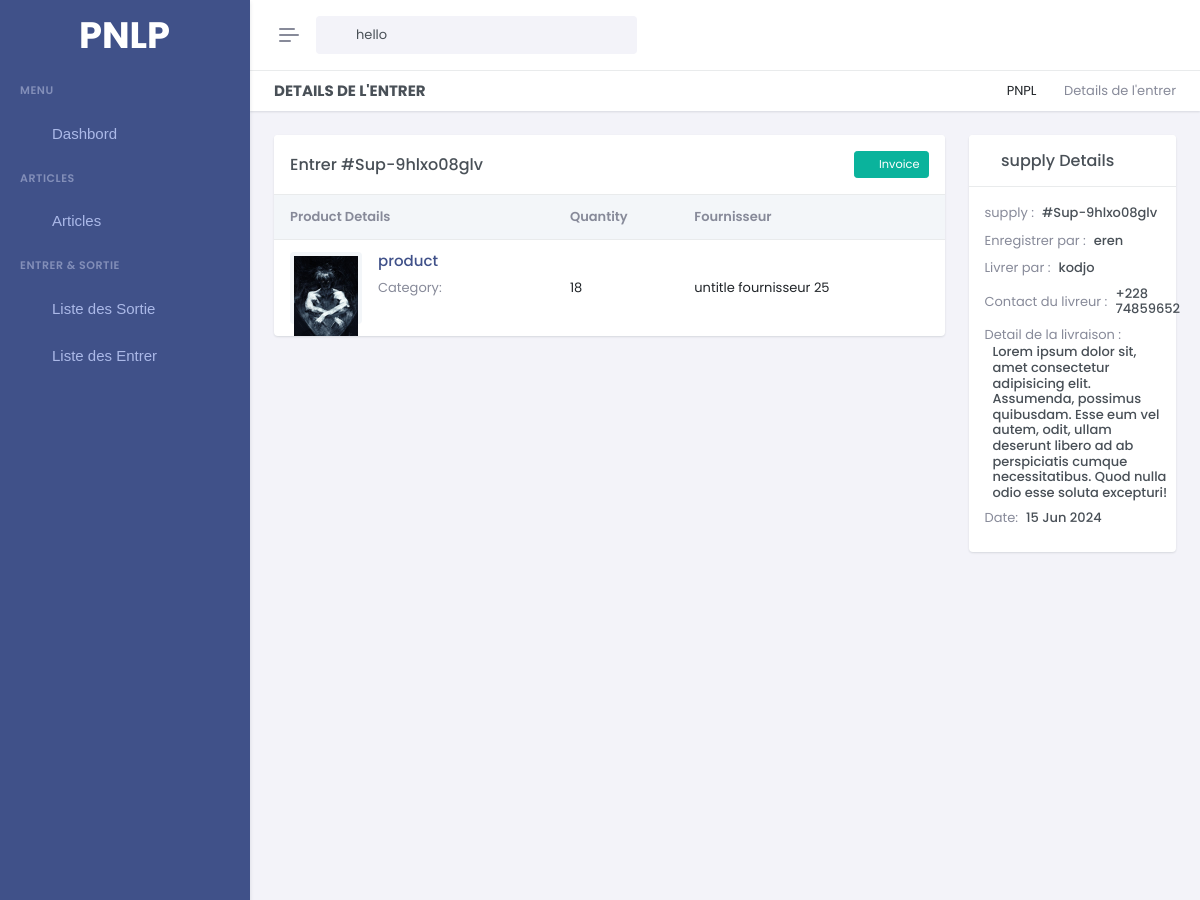
The app's page /supplies-detail/Sup-9hlxo08glv (upper part), older data.
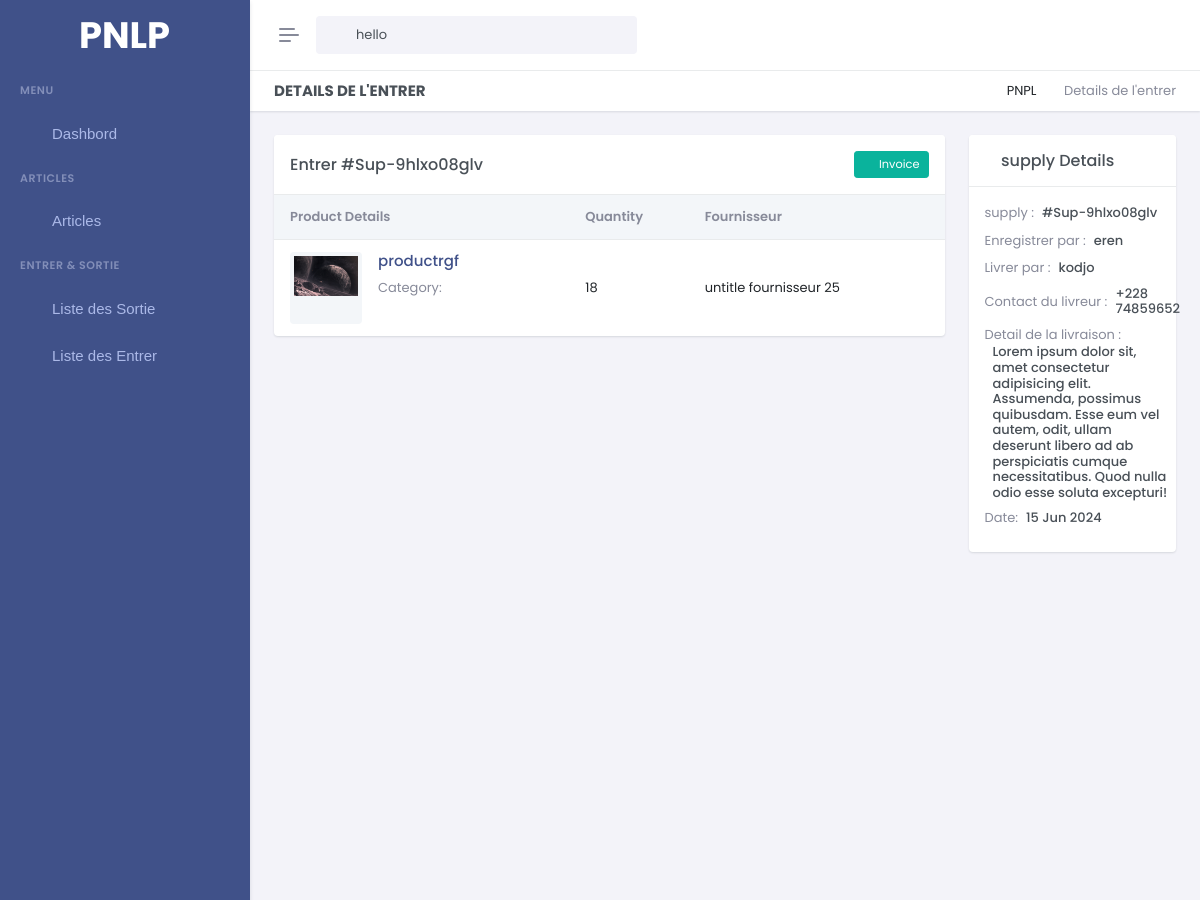
The same page, newer data.
### gestion/models.py (models this page shows, shortened)
class Supply(models.Model):
    sid = ShortUUIDField(unique=True, length=10, max_length= 20 , alphabet='abcdefghijklmnopqrstuvwxyz1234567890' , editable=False,  prefix='Sup-')
    user = models.ForeignKey(User, on_delete=models.SET_NULL , null=True , blank=True)
    product = models.ForeignKey(Product,on_delete=models.CASCADE)
    quantity = models.PositiveIntegerField()
    fournisseur = models.ForeignKey(Fournisseur, verbose_name=("Fournisseur"), on_delete=models.SET_NULL,blank=True, null=True)
    livrer_name = models.CharField(max_length=500, default='not set')
    livrer_phone = models.CharField(max_length=500, default='not set')
    detail = models.TextField(blank=True, null=True)
    date = models.DateTimeField(auto_now_add=True)

class Product(models.Model):
    pid = ShortUUIDField(unique=True, length=10, max_length= 20 , alphabet='abcdefghijklmnopqrstuvwxyz1234567890' , editable=False,  prefix='Prod-')
    title = models.CharField(max_length=100, default='untitle product')
    category = models.ForeignKey(Category,on_delete=models.SET_NULL , null=True , related_name='category')
    quantity = models.PositiveIntegerField()
    description = models.TextField()
    image = models.ImageField(default="./new-document.png", null = False,blank= False, upload_to='product_image' )
    created_at = models.DateTimeField(auto_now_add=True)
    updated_at = models.DateTimeField(auto_now=True)
    def __str__(self):
        return self.title

class Fournisseur(models.Model):
    fid = ShortUUIDField(unique=True, length=10, max_length= 20 , alphabet='abcdefghijklmnopqrstuvwxyz1234567890' , editable=False,  prefix='Fourn-')
    title = models.CharField(max_length=100, default='untitle fournisseur')
    date = models.DateTimeField(auto_now_add=True)
    def __str__(self):
        return self.title

### userauth/models.py (models this page shows)
class User(AbstractUser):
    id= ShortUUIDField(unique=True, length=4, max_length= 20 ,prefix='', alphabet='1234567890',primary_key=True)
    email = models.EmailField(unique=True)
    username = models.CharField(max_length=60, unique=True)
    image= models.ImageField(default="./default.jpg")
    phone = models.CharField(max_length=200, blank=True, null=True)
    def __str__(self):
        return self.username

### gestion/views.py (the view)
# urls.py: path('supplies-detail/<sid>' ,SupplyDetail, name='supplies-detail'),
def SupplyDetail(request, sid) :
    supply = Supply.objects.get(sid=sid)
    context = {
        'supply':supply,
    }
    return render(request, 'pages/supplies/supply-detail.html', context)

### gestion/context_processor.py (called while the page is built)
def is_admin(user):
    try:
        admin_profile = AdminProfile.objects.get(user=user)
        return True
    except AdminProfile.DoesNotExist:
        return False

### templates/pages/supplies/supply-detail.html (shortened to what the changed rows need)
{% extends 'base/base.html' %}
{% load static %}
{% block 'content' %}
<div class="main-content">
    <div class="page-content">
        <div class="container-fluid">
            <div class="row">
                <div class="col-xl-9">
                    <div class="card">
                        <div class="card-header">
                            <div class="d-flex align-items-center">
                                <h5 class="card-title flex-grow-1 mb-0">Entrer #{{supply.sid}}</h5>
                                <div class="flex-shrink-0">
                                    <a href="apps-invoices-details.html" class="btn btn-success btn-sm"><i class="ri-download-2-fill align-middle me-1"></i> Invoice</a>
                                </div>
                            </div>
                        </div>
                        <div class="card-body">
                            <div class="table-responsive table-card">
                                <table class="table table-nowrap align-middle table-borderless mb-0">
                                    <thead class="table-light text-muted">
                                        <tr>
                                            <th scope="col">Product Details</th>
                                            <th scope="col">Quantity</th>
                                            <th scope="col">Fournisseur</th>
                                        </tr>
                                    </thead>
                                    <tbody>
                                        <tr>
                                            <td>
                                                <div class="d-flex">
                                                    <div class="flex-shrink-0 avatar-md bg-light rounded p-1">
                                                        <img src="{{supply.product.image.url}}" alt="" class="img-fluid d-block">
                                                    </div>
                                                    <div class="flex-grow-1 ms-3">
                                                        <h5 class="fs-15"><a href="apps-ecommerce-product-details.html" class="link-primary">{{supply.product}}</a></h5>
                                                    </div>
                                                </div>
                                            </td>
                                            <td class="m-auto">{{supply.id}}</td>
                                            <td class="m-auto">{{supply.fournisseur}}</td>
                                        </tr>
                                    </tbody>
                                </table>
                            </div>
                        </div>
                    </div>
                </div>
                <div class="col-xl-3">
                    <div class="card">
                        <div class="card-body">
                            <div class="d-flex align-items-center mb-2">
                                <div class="flex-grow-1 ms-2">
                                    <h6 class="mb-0">#{{supply.sid}}</h6>
                                </div>
                            </div>
                            <div class="d-flex align-items-center mb-2">
                                <div class="flex-grow-1 ms-2">
                                    <h6 class="mb-0">{{supply.user}}</h6>
                                </div>
                            </div>
                            <div class="d-flex align-items-center mb-2">
                                <div class="flex-grow-1 ms-2">
                                    <h6 class="mb-0">{{supply.livrer_name}}</h6>
                                </div>
                            </div>
                            <div class="d-flex align-items-center mb-2">
                                <div class="flex-grow-1 ms-2">
                                    <h6 class="mb-0">{{supply.livrer_phone}}</h6>
                                </div>
                            </div>
                            <div class="d-flex align-items-center mb-2">
                                <div class="row">
                                    <div class="flex-grow-1 ms-2 col-12">
                                        <h6 class="mb-0">{{supply.detail}}</h6>
                                    </div>
                                </div>
                            </div>
                            <div class="d-flex align-items-center mb-2">
                                <div class="flex-grow-1 ms-2">
                                    <h6 class="mb-0">{{supply.date|date:"d M Y"}}</h6>
                                </div>
                            </div>
                        </div>
                    </div>
                </div>
            </div>
        </div>
    </div>
</div>
{% endblock %}

Row changes from the older to the newer data that the page shows:
changed through a linked row, Supply "Sup-9hlxo08glv": product.image: a different picture; product "product" → "productrgf"
